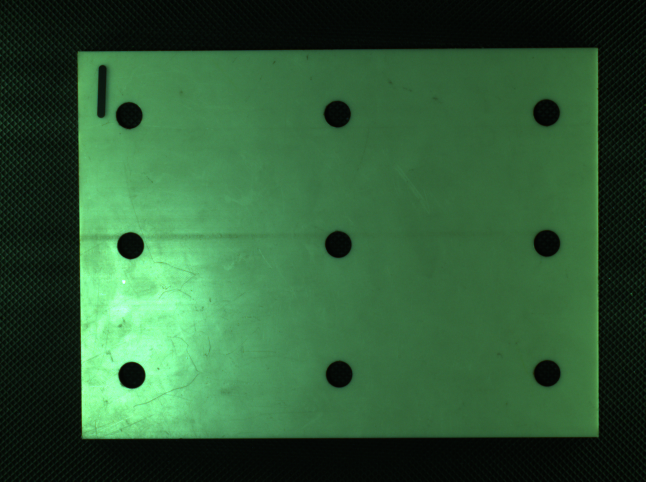
#> input picture 9points/Test1.bmp, 1292 x 964 px (shown at 1/2 size)
$ python main.py   (older library calls are emulated)
#> lines starting #> are read from the running program, lines starting #| are printed output that depends on the picture; after the words box and inside, x2 and y2 are one past the last pixel; in counts of white or black regions, pixels touching at a corner belong together
#> in cv_imread, cv_img is the input picture: shape (964, 1292, 3); mean B, G, R 54.4, 91.4, 46.9
#> the loop in image_preprocess, `for process_step in config['order']:` made 4 passes
import cv2
import pytesseract
import numpy as np
import pandas as pd
import os
import shutil
import time
#import easyocr #https://github.com/JaidedAI/EasyOCR
import ctypes
import ctypes.util
import tkinter as tk
import argparse
import threading
import yaml
import socket
import json
from tkinter import filedialog
from datetime import datetime

canny_parameters = []

class TesseractError(Exception):
    pass

class Tesseract(object):
    _lib = None
    _api = None

    class TessBaseAPI(ctypes._Pointer):
        _type_ = type('_TessBaseAPI', (ctypes.Structure,), {})

    # [59 lines left out: functions setup_lib, __init__, __del__, _check_setup, set_image, not called in this run]

    def set_variable(self, key, val):
        self._check_setup()
        self._lib.TessBaseAPISetVariable(self._api, key, val)

    def get_utf8_text(self):
        self._check_setup()
        return self._lib.TessBaseAPIGetUTF8Text(self._api)

    # [5 lines left out: function get_text, not called in this run]

def find_outliers(data):
    q1 = np.percentile(data, 25)
    q3 = np.percentile(data, 75)
    iqr = q3-q1

    lower_bound = q1 - 1.5 * iqr
    upper_bound = q3 + 1.5 * iqr

    outlier_indices = np.where((data < lower_bound) | (data > upper_bound))[0]

    return outlier_indices

def convert_to_grayscale(image_data):
    return cv2.cvtColor(image_data, cv2.COLOR_BGR2GRAY)

# a method to make it look similar to tesslib.py
# [14 lines left out: function tesseract_process_image2, not called in this run]

class FramePiece(object):
  # [4 lines left out: function __init__, not called in this run]

# overloaded method for view page
def tesseract_process_image(tess, frame, whitelist=None):
    frame_piece = FramePiece(frame, whitelist)
    return tesseract_process_image2(tess, frame_piece)

#import video

# If you don't have tesseract executable in your PATH, include the following:
#pytesseract.pytesseract.tesseract_cmd = r'C:\\Users\\Albert-HL.Ng\\AppData\\Local\\Programs\\Tesseract-OCR\\tesseract.exe'
pytesseract.pytesseract.tesseract_cmd = r'C:\\Program Files\\Tesseract-OCR\\tesseract.exe'
# Example tesseract_cmd = r'C:\Program Files (x86)\Tesseract-OCR\tesseract'
# [21 lines left out: functions show_image, obj_detection, not called in this run]

def find_contours(mat_image, tree_ind=0):

    global configFile

    if(tree_ind == 1):
        level = 3

        h, w = mat_image.shape[:2]
        contours0, hierarchy = cv2.findContours( mat_image.copy(), cv2.RETR_TREE, cv2.CHAIN_APPROX_SIMPLE)

        '''
        cv2.RETR_EXTERNAL: Retrieves only the external or outermost contours, ignoring any inner contours or holes within objects.
        cv2.RETR_LIST: Retrieves all contours without any hierarchical relationships.
        cv2.RETR_CCOMP: Retrieves all contours and organizes them into a two-level hierarchy. The first level contains external contours, and the second level contains contours of holes within objects.
        cv2.RETR_TREE: Retrieves all contours and reconstructs a full hierarchy of contours, including parent-child relationships.
        '''

        contours = [cv2.approxPolyDP(cnt, 3, True) for cnt in contours0]
        # [9 lines left out: function update, not called in this run]

        update(3)
        cv2.createTrackbar( "levels+3", "contours", 3, 7, update )
        cv2.imshow('image', mat_image)
        cv2.waitKey()

        output = update(level)


    #breakpoint()

    if configFile['edge_detection']['connected_contour_ind'] == 1:
        contours, hierarchy = cv2.findContours(mat_image.copy(), cv2.RETR_TREE, cv2.CHAIN_APPROX_SIMPLE)
        conditions = (hierarchy[0, :, 3] != -1)
        contours = tuple(contour for contour, cond in zip(contours, conditions) if cond)
    else:
        contours, _ = cv2.findContours(mat_image.copy(), cv2.RETR_EXTERNAL, cv2.CHAIN_APPROX_SIMPLE)

    rects = []
    for contour in contours:

        # Approximate the contour to a polygon
        epsilon = 0.02 * cv2.arcLength(contour, True)
        approx = cv2.approxPolyDP(contour, epsilon, True)

        # Check if the contour is rectangular
        if len(approx) == 4:
            # Draw a rectangle around the contour
            x, y, w, h = cv2.boundingRect(approx)
            rects.append((x, y, w, h))
            #cv2.rectangle(mat_image, (x, y), (x + w, y + h), (0, 255, 0), 2)
            cv2.rectangle(mat_image, (x, y), (x + w, y + h), (128,255,255), 2)
    if(tree_ind == 0):
        output = contours

    return output, rects


def find_edge(mat_image, thrshold = []):
    '''
    Canny parameters
    Low Threshold:
    This threshold value is used to identify potential weak edges. Any edge with a gradient magnitude below the low threshold is suppressed and considered as non-edge pixels. Typically, this value is set to a fraction (e.g., 0.4 or 0.5) of the high threshold.

    High Threshold:
    This threshold value is used to identify strong edges. Any edge with a gradient magnitude above the high threshold is considered as strong edges. Typically, this value is set based on some statistical analysis or by experimenting with different values

    Aperture Size:
    The aperture size determines the size of the Sobel kernel used to compute the image gradients. It affects the level of noise filtering and the thickness of detected edges. A larger aperture size can capture larger-scale edges but may also result in thicker edges. Common values for the aperture size are 3, 5, or 7.
    '''
    global configFile
    apertureSize = configFile['edge_detection']['apertureSize']

    def nothing(*arg):
        pass

    if len(thrshold) == 0 and configFile['edge_detection']['canny_threshold_calc_ind'] == 0:
        cv2.namedWindow('edge')
        cv2.createTrackbar('thrs1', 'edge', 2000, 5000, nothing)
        cv2.createTrackbar('thrs2', 'edge', 4000, 5000, nothing)

        #cap = video.create_capture(fn)
        while True:
            #_flag, img = cap.read()
            gray = cv2.cvtColor(mat_image, cv2.COLOR_BGR2GRAY)
            thrs1 = cv2.getTrackbarPos('thrs1', 'edge')
            thrs2 = cv2.getTrackbarPos('thrs2', 'edge')
            edge = cv2.Canny(gray, thrs1, thrs2, apertureSize)
            vis = mat_image.copy()
            vis = np.uint8(vis/2.)
            vis[edge != 0] = (0, 255, 0)
            cv2.imshow('edge', vis)
            ch = cv2.waitKey(5)
            if ch == 27:
                cv2.destroyAllWindows()
                break
    else:
        if configFile['edge_detection']['canny_threshold_calc_ind'] == 1:
            # Calculate the median gradient magnitude
            sobelx = cv2.Sobel(mat_image, cv2.CV_64F, 1, 0, ksize=apertureSize)
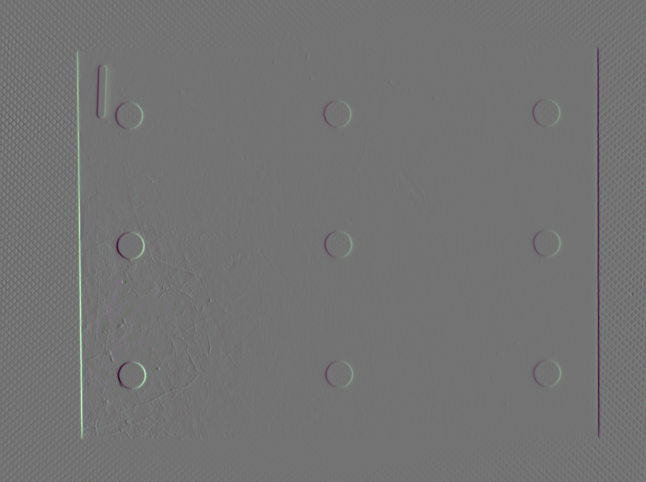
#> sobelx: shape (964, 1292, 3) float64 (shown at 1/2 size); mean B, G, R -0.5, -0.8, -0.4; drawn with min black and max white
            sobely = cv2.Sobel(mat_image, cv2.CV_64F, 0, 1, ksize=apertureSize)
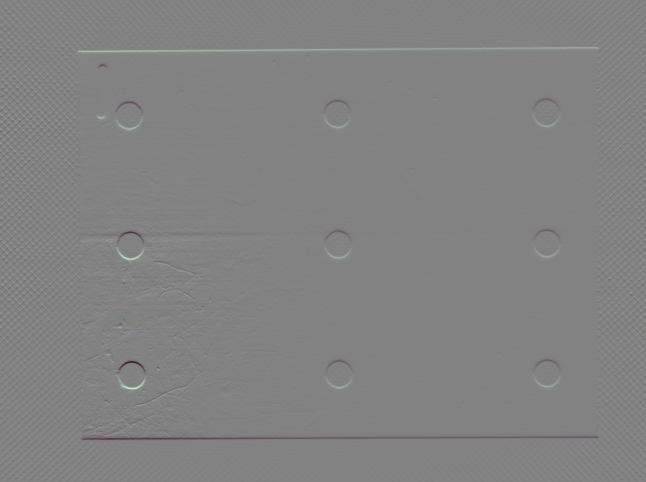
#> sobely: shape (964, 1292, 3) float64 (shown at 1/2 size); mean B, G, R 0, 0, 0; drawn with min black and max white
            gradient_magnitude = np.sqrt(sobelx**2 + sobely**2)
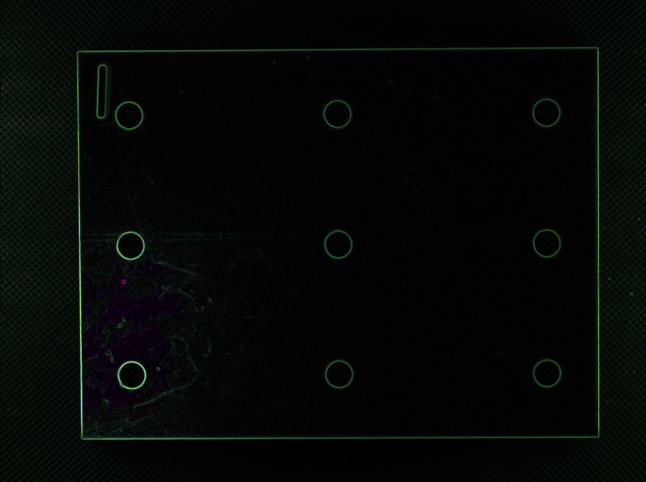
#> gradient_magnitude: shape (964, 1292, 3) float64 (shown at 1/2 size); mean B, G, R 219.1, 300.5, 184.1; drawn with min black and max white
            median_gradient = np.median(gradient_magnitude)
#> median_gradient = 116.1

            # Set the threshold values based on a fraction of the median gradient
            thrs1 = 0.7 * median_gradient
#> thrs1 = 81.25
            thrs2 = 1.3 * median_gradient
#> thrs2 = 150.9

        else:
            thrs1, thrs2 = thrshold
        gray = cv2.cvtColor(mat_image, cv2.COLOR_BGR2GRAY)
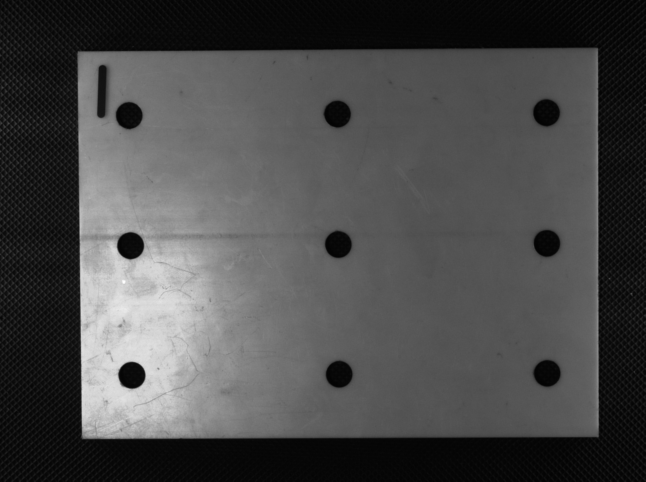
#> gray: shape (964, 1292) (shown at 1/2 size); min 2, max 255, mean 73.9
        edge = cv2.Canny(gray, thrs1, thrs2, apertureSize)
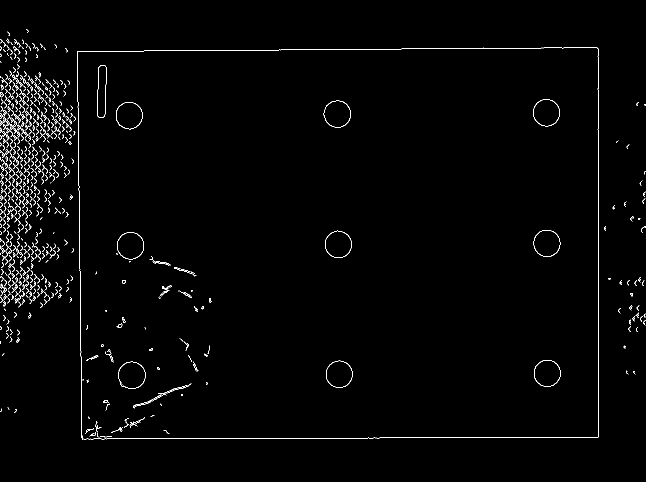
#> edge: shape (964, 1292) (shown at 1/2 size); 1.4% white in thin lines or dots, all inside (x1, y1, x2, y2) = (0, 58, 1292, 879)
        vis = mat_image.copy()
        vis = np.uint8(vis/2.)
        vis[edge != 0] = (0, 255, 0)
#> vis: shape (964, 1292, 3); mean B, G, R 26.7, 48.6, 23
#> (the rest of the program and of its run is left out)
